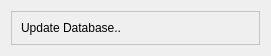
<ui version="4.0" >
 <class>dbUpdateDialog</class>
 <widget class="QWidget" name="dbUpdateDialog" >
  <property name="geometry" >
   <rect>
    <x>0</x>
    <y>0</y>
    <width>271</width>
    <height>56</height>
   </rect>
  </property>
  <property name="windowTitle" >
   <string>Database Update</string>
  </property>
  <property name="windowIcon" >
   <iconset resource="shaman.qrc" >:/Icons/icons/shaman/shaman-yellow-icon-32.png</iconset>
  </property>
  <layout class="QGridLayout" >
   <item row="0" column="0" colspan="2" >
    <widget class="QFrame" name="frame" >
     <property name="sizePolicy" >
      <sizepolicy vsizetype="Minimum" hsizetype="Minimum" >
       <horstretch>0</horstretch>
       <verstretch>0</verstretch>
      </sizepolicy>
     </property>
     <property name="palette" >
      <palette>
       <active>
        <colorrole role="WindowText" >
         <brush brushstyle="SolidPattern" >
          <color alpha="255" >
           <red>0</red>
           <green>0</green>
           <blue>0</blue>
          </color>
         </brush>
        </colorrole>
        <colorrole role="Button" >
         <brush brushstyle="SolidPattern" >
          <color alpha="255" >
           <red>255</red>
           <green>255</green>
           <blue>255</blue>
          </color>
         </brush>
        </colorrole>
        <colorrole role="Light" >
         <brush brushstyle="SolidPattern" >
          <color alpha="255" >
           <red>255</red>
           <green>255</green>
           <blue>255</blue>
          </color>
         </brush>
        </colorrole>
        <colorrole role="Midlight" >
         <brush brushstyle="SolidPattern" >
          <color alpha="255" >
           <red>255</red>
           <green>255</green>
           <blue>255</blue>
          </color>
         </brush>
        </colorrole>
        <colorrole role="Dark" >
         <brush brushstyle="SolidPattern" >
          <color alpha="255" >
           <red>127</red>
           <green>127</green>
           <blue>127</blue>
          </color>
         </brush>
        </colorrole>
        <colorrole role="Mid" >
         <brush brushstyle="SolidPattern" >
          <color alpha="255" >
           <red>170</red>
           <green>170</green>
           <blue>170</blue>
          </color>
         </brush>
        </colorrole>
        <colorrole role="Text" >
         <brush brushstyle="SolidPattern" >
          <color alpha="255" >
           <red>0</red>
           <green>0</green>
           <blue>0</blue>
          </color>
         </brush>
        </colorrole>
        <colorrole role="BrightText" >
         <brush brushstyle="SolidPattern" >
          <color alpha="255" >
           <red>255</red>
           <green>255</green>
           <blue>255</blue>
          </color>
         </brush>
        </colorrole>
        <colorrole role="ButtonText" >
         <brush brushstyle="SolidPattern" >
          <color alpha="255" >
           <red>0</red>
           <green>0</green>
           <blue>0</blue>
          </color>
         </brush>
        </colorrole>
        <colorrole role="Base" >
         <brush brushstyle="SolidPattern" >
          <color alpha="255" >
           <red>255</red>
           <green>255</green>
           <blue>255</blue>
          </color>
         </brush>
        </colorrole>
        <colorrole role="Window" >
         <brush brushstyle="SolidPattern" >
          <color alpha="255" >
           <red>255</red>
           <green>255</green>
           <blue>255</blue>
          </color>
         </brush>
        </colorrole>
        <colorrole role="Shadow" >
         <brush brushstyle="SolidPattern" >
          <color alpha="255" >
           <red>0</red>
           <green>0</green>
           <blue>0</blue>
          </color>
         </brush>
        </colorrole>
        <colorrole role="AlternateBase" >
         <brush brushstyle="SolidPattern" >
          <color alpha="255" >
           <red>255</red>
           <green>255</green>
           <blue>255</blue>
          </color>
         </brush>
        </colorrole>
       </active>
       <inactive>
        <colorrole role="WindowText" >
         <brush brushstyle="SolidPattern" >
          <color alpha="255" >
           <red>0</red>
           <green>0</green>
           <blue>0</blue>
          </color>
         </brush>
        </colorrole>
        <colorrole role="Button" >
         <brush brushstyle="SolidPattern" >
          <color alpha="255" >
           <red>255</red>
           <green>255</green>
           <blue>255</blue>
          </color>
         </brush>
        </colorrole>
        <colorrole role="Light" >
         <brush brushstyle="SolidPattern" >
          <color alpha="255" >
           <red>255</red>
           <green>255</green>
           <blue>255</blue>
          </color>
         </brush>
        </colorrole>
        <colorrole role="Midlight" >
         <brush brushstyle="SolidPattern" >
          <color alpha="255" >
           <red>255</red>
           <green>255</green>
           <blue>255</blue>
          </color>
         </brush>
        </colorrole>
        <colorrole role="Dark" >
         <brush brushstyle="SolidPattern" >
          <color alpha="255" >
           <red>127</red>
           <green>127</green>
           <blue>127</blue>
          </color>
         </brush>
        </colorrole>
        <colorrole role="Mid" >
         <brush brushstyle="SolidPattern" >
          <color alpha="255" >
           <red>170</red>
           <green>170</green>
           <blue>170</blue>
          </color>
         </brush>
        </colorrole>
        <colorrole role="Text" >
         <brush brushstyle="SolidPattern" >
          <color alpha="255" >
           <red>0</red>
           <green>0</green>
           <blue>0</blue>
          </color>
         </brush>
        </colorrole>
        <colorrole role="BrightText" >
         <brush brushstyle="SolidPattern" >
          <color alpha="255" >
           <red>255</red>
           <green>255</green>
           <blue>255</blue>
          </color>
         </brush>
        </colorrole>
        <colorrole role="ButtonText" >
         <brush brushstyle="SolidPattern" >
          <color alpha="255" >
           <red>0</red>
           <green>0</green>
           <blue>0</blue>
          </color>
         </brush>
        </colorrole>
        <colorrole role="Base" >
         <brush brushstyle="SolidPattern" >
          <color alpha="255" >
           <red>255</red>
           <green>255</green>
           <blue>255</blue>
          </color>
         </brush>
        </colorrole>
        <colorrole role="Window" >
         <brush brushstyle="SolidPattern" >
          <color alpha="255" >
           <red>255</red>
           <green>255</green>
           <blue>255</blue>
          </color>
         </brush>
        </colorrole>
        <colorrole role="Shadow" >
         <brush brushstyle="SolidPattern" >
          <color alpha="255" >
           <red>0</red>
           <green>0</green>
           <blue>0</blue>
          </color>
         </brush>
        </colorrole>
        <colorrole role="AlternateBase" >
         <brush brushstyle="SolidPattern" >
          <color alpha="255" >
           <red>255</red>
           <green>255</green>
           <blue>255</blue>
          </color>
         </brush>
        </colorrole>
       </inactive>
       <disabled>
        <colorrole role="WindowText" >
         <brush brushstyle="SolidPattern" >
          <color alpha="255" >
           <red>127</red>
           <green>127</green>
           <blue>127</blue>
          </color>
         </brush>
        </colorrole>
        <colorrole role="Button" >
         <brush brushstyle="SolidPattern" >
          <color alpha="255" >
           <red>255</red>
           <green>255</green>
           <blue>255</blue>
          </color>
         </brush>
        </colorrole>
        <colorrole role="Light" >
         <brush brushstyle="SolidPattern" >
          <color alpha="255" >
           <red>255</red>
           <green>255</green>
           <blue>255</blue>
          </color>
         </brush>
        </colorrole>
        <colorrole role="Midlight" >
         <brush brushstyle="SolidPattern" >
          <color alpha="255" >
           <red>255</red>
           <green>255</green>
           <blue>255</blue>
          </color>
         </brush>
        </colorrole>
        <colorrole role="Dark" >
         <brush brushstyle="SolidPattern" >
          <color alpha="255" >
           <red>127</red>
           <green>127</green>
           <blue>127</blue>
          </color>
         </brush>
        </colorrole>
        <colorrole role="Mid" >
         <brush brushstyle="SolidPattern" >
          <color alpha="255" >
           <red>170</red>
           <green>170</green>
           <blue>170</blue>
          </color>
         </brush>
        </colorrole>
        <colorrole role="Text" >
         <brush brushstyle="SolidPattern" >
          <color alpha="255" >
           <red>127</red>
           <green>127</green>
           <blue>127</blue>
          </color>
         </brush>
        </colorrole>
        <colorrole role="BrightText" >
         <brush brushstyle="SolidPattern" >
          <color alpha="255" >
           <red>255</red>
           <green>255</green>
           <blue>255</blue>
          </color>
         </brush>
        </colorrole>
        <colorrole role="ButtonText" >
         <brush brushstyle="SolidPattern" >
          <color alpha="255" >
           <red>127</red>
           <green>127</green>
           <blue>127</blue>
          </color>
         </brush>
        </colorrole>
        <colorrole role="Base" >
         <brush brushstyle="SolidPattern" >
          <color alpha="255" >
           <red>255</red>
           <green>255</green>
           <blue>255</blue>
          </color>
         </brush>
        </colorrole>
        <colorrole role="Window" >
         <brush brushstyle="SolidPattern" >
          <color alpha="255" >
           <red>255</red>
           <green>255</green>
           <blue>255</blue>
          </color>
         </brush>
        </colorrole>
        <colorrole role="Shadow" >
         <brush brushstyle="SolidPattern" >
          <color alpha="255" >
           <red>0</red>
           <green>0</green>
           <blue>0</blue>
          </color>
         </brush>
        </colorrole>
        <colorrole role="AlternateBase" >
         <brush brushstyle="SolidPattern" >
          <color alpha="255" >
           <red>255</red>
           <green>255</green>
           <blue>255</blue>
          </color>
         </brush>
        </colorrole>
       </disabled>
      </palette>
     </property>
     <property name="autoFillBackground" >
      <bool>false</bool>
     </property>
     <property name="frameShape" >
      <enum>QFrame::StyledPanel</enum>
     </property>
     <property name="frameShadow" >
      <enum>QFrame::Sunken</enum>
     </property>
     <layout class="QGridLayout" >
      <item row="0" column="0" >
       <widget class="QLabel" name="label_9" >
        <property name="text" >
         <string>Update Database..</string>
        </property>
       </widget>
      </item>
      <item row="0" column="1" >
       <widget class="QLabel" name="label_10" >
        <property name="sizePolicy" >
         <sizepolicy vsizetype="Maximum" hsizetype="Maximum" >
          <horstretch>0</horstretch>
          <verstretch>0</verstretch>
         </sizepolicy>
        </property>
        <property name="text" >
         <string/>
        </property>
        <property name="textFormat" >
         <enum>Qt::AutoText</enum>
        </property>
        <property name="pixmap" >
         <pixmap resource="shaman.qrc" >:/Icons/icons/view-refresh.png</pixmap>
        </property>
        <property name="scaledContents" >
         <bool>true</bool>
        </property>
       </widget>
      </item>
     </layout>
    </widget>
   </item>
  </layout>
 </widget>
 <resources>
  <include location="shaman.qrc" />
 </resources>
 <connections/>
</ui>
